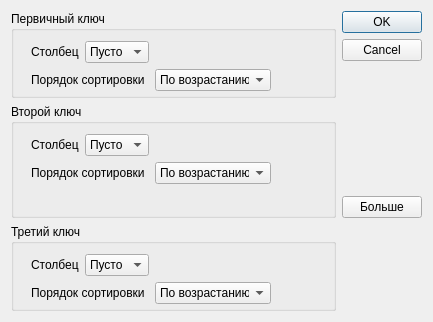
<?xml version="1.0" encoding="UTF-8"?>
<ui version="4.0">
 <class>Sort</class>
 <widget class="QDialog" name="Sort">
  <property name="geometry">
   <rect>
    <x>0</x>
    <y>0</y>
    <width>433</width>
    <height>322</height>
   </rect>
  </property>
  <property name="windowTitle">
   <string>Sort</string>
  </property>
  <layout class="QGridLayout" name="gridLayout_4">
   <item row="0" column="0">
    <widget class="QGroupBox" name="firstGroupBox">
     <property name="title">
      <string>Первичный ключ</string>
     </property>
     <widget class="QWidget" name="">
      <property name="geometry">
       <rect>
        <x>20</x>
        <y>30</y>
        <width>240</width>
        <height>52</height>
       </rect>
      </property>
      <layout class="QGridLayout" name="gridLayout">
       <item row="0" column="0">
        <widget class="QLabel" name="label">
         <property name="text">
          <string>Столбец</string>
         </property>
        </widget>
       </item>
       <item row="0" column="1">
        <widget class="QComboBox" name="firstColumnCombo">
         <item>
          <property name="text">
           <string>Пусто</string>
          </property>
         </item>
        </widget>
       </item>
       <item row="0" column="2">
        <spacer name="horizontalSpacer">
         <property name="orientation">
          <enum>Qt::Orientation::Horizontal</enum>
         </property>
         <property name="sizeHint" stdset="0">
          <size>
           <width>40</width>
           <height>20</height>
          </size>
         </property>
        </spacer>
       </item>
       <item row="1" column="0" colspan="2">
        <widget class="QLabel" name="label_2">
         <property name="text">
          <string>Порядок сортировки</string>
         </property>
        </widget>
       </item>
       <item row="1" column="2">
        <widget class="QComboBox" name="firstOrderCombo">
         <item>
          <property name="text">
           <string>По возрастанию</string>
          </property>
         </item>
         <item>
          <property name="text">
           <string>По убыванию</string>
          </property>
         </item>
        </widget>
       </item>
      </layout>
     </widget>
    </widget>
   </item>
   <item row="0" column="1">
    <widget class="QDialogButtonBox" name="buttonBox">
     <property name="orientation">
      <enum>Qt::Orientation::Vertical</enum>
     </property>
     <property name="standardButtons">
      <set>QDialogButtonBox::StandardButton::Cancel|QDialogButtonBox::StandardButton::Ok</set>
     </property>
    </widget>
   </item>
   <item row="1" column="0" rowspan="2">
    <widget class="QGroupBox" name="secondGroupBox">
     <property name="title">
      <string>Второй ключ</string>
     </property>
     <widget class="QWidget" name="layoutWidget">
      <property name="geometry">
       <rect>
        <x>20</x>
        <y>30</y>
        <width>240</width>
        <height>52</height>
       </rect>
      </property>
      <layout class="QGridLayout" name="gridLayout_2">
       <item row="0" column="0">
        <widget class="QLabel" name="label_3">
         <property name="text">
          <string>Столбец</string>
         </property>
        </widget>
       </item>
       <item row="0" column="1">
        <widget class="QComboBox" name="secondColumnCombo">
         <item>
          <property name="text">
           <string>Пусто</string>
          </property>
         </item>
        </widget>
       </item>
       <item row="0" column="2">
        <spacer name="horizontalSpacer_2">
         <property name="orientation">
          <enum>Qt::Orientation::Horizontal</enum>
         </property>
         <property name="sizeHint" stdset="0">
          <size>
           <width>40</width>
           <height>20</height>
          </size>
         </property>
        </spacer>
       </item>
       <item row="1" column="0" colspan="2">
        <widget class="QLabel" name="label_4">
         <property name="text">
          <string>Порядок сортировки</string>
         </property>
        </widget>
       </item>
       <item row="1" column="2">
        <widget class="QComboBox" name="secondOrderCombo">
         <item>
          <property name="text">
           <string>По возрастанию</string>
          </property>
         </item>
         <item>
          <property name="text">
           <string>По убыванию</string>
          </property>
         </item>
        </widget>
       </item>
      </layout>
     </widget>
    </widget>
   </item>
   <item row="1" column="1">
    <spacer name="verticalSpacer">
     <property name="orientation">
      <enum>Qt::Orientation::Vertical</enum>
     </property>
     <property name="sizeHint" stdset="0">
      <size>
       <width>20</width>
       <height>85</height>
      </size>
     </property>
    </spacer>
   </item>
   <item row="2" column="1">
    <widget class="QPushButton" name="moreButton">
     <property name="text">
      <string>Больше</string>
     </property>
     <property name="checkable">
      <bool>true</bool>
     </property>
    </widget>
   </item>
   <item row="3" column="0">
    <widget class="QGroupBox" name="thirdGroupBox">
     <property name="title">
      <string>Третий ключ</string>
     </property>
     <widget class="QWidget" name="layoutWidget_2">
      <property name="geometry">
       <rect>
        <x>20</x>
        <y>30</y>
        <width>240</width>
        <height>52</height>
       </rect>
      </property>
      <layout class="QGridLayout" name="gridLayout_3">
       <item row="0" column="0">
        <widget class="QLabel" name="label_5">
         <property name="text">
          <string>Столбец</string>
         </property>
        </widget>
       </item>
       <item row="0" column="1">
        <widget class="QComboBox" name="thirdColumnCombo">
         <item>
          <property name="text">
           <string>Пусто</string>
          </property>
         </item>
        </widget>
       </item>
       <item row="0" column="2">
        <spacer name="horizontalSpacer_3">
         <property name="orientation">
          <enum>Qt::Orientation::Horizontal</enum>
         </property>
         <property name="sizeHint" stdset="0">
          <size>
           <width>40</width>
           <height>20</height>
          </size>
         </property>
        </spacer>
       </item>
       <item row="1" column="0" colspan="2">
        <widget class="QLabel" name="label_6">
         <property name="text">
          <string>Порядок сортировки</string>
         </property>
        </widget>
       </item>
       <item row="1" column="2">
        <widget class="QComboBox" name="thirdOrderCombo">
         <item>
          <property name="text">
           <string>По возрастанию</string>
          </property>
         </item>
         <item>
          <property name="text">
           <string>По убыванию</string>
          </property>
         </item>
        </widget>
       </item>
      </layout>
     </widget>
    </widget>
   </item>
   <item row="3" column="1">
    <spacer name="verticalSpacer_2">
     <property name="orientation">
      <enum>Qt::Orientation::Vertical</enum>
     </property>
     <property name="sizeHint" stdset="0">
      <size>
       <width>20</width>
       <height>84</height>
      </size>
     </property>
    </spacer>
   </item>
  </layout>
 </widget>
 <tabstops>
  <tabstop>firstColumnCombo</tabstop>
  <tabstop>firstOrderCombo</tabstop>
  <tabstop>secondColumnCombo</tabstop>
  <tabstop>secondOrderCombo</tabstop>
  <tabstop>thirdColumnCombo</tabstop>
  <tabstop>thirdOrderCombo</tabstop>
  <tabstop>moreButton</tabstop>
 </tabstops>
 <resources/>
 <connections>
  <connection>
   <sender>buttonBox</sender>
   <signal>accepted()</signal>
   <receiver>Sort</receiver>
   <slot>accept()</slot>
   <hints>
    <hint type="sourcelabel">
     <x>349</x>
     <y>95</y>
    </hint>
    <hint type="destinationlabel">
     <x>157</x>
     <y>274</y>
    </hint>
   </hints>
  </connection>
  <connection>
   <sender>buttonBox</sender>
   <signal>rejected()</signal>
   <receiver>Sort</receiver>
   <slot>reject()</slot>
   <hints>
    <hint type="sourcelabel">
     <x>375</x>
     <y>95</y>
    </hint>
    <hint type="destinationlabel">
     <x>286</x>
     <y>274</y>
    </hint>
   </hints>
  </connection>
  <connection>
   <sender>moreButton</sender>
   <signal>toggled(bool)</signal>
   <receiver>secondGroupBox</receiver>
   <slot>setVisible(bool)</slot>
   <hints>
    <hint type="sourcelabel">
     <x>390</x>
     <y>207</y>
    </hint>
    <hint type="destinationlabel">
     <x>340</x>
     <y>142</y>
    </hint>
   </hints>
  </connection>
  <connection>
   <sender>moreButton</sender>
   <signal>toggled(bool)</signal>
   <receiver>thirdGroupBox</receiver>
   <slot>setVisible(bool)</slot>
   <hints>
    <hint type="sourcelabel">
     <x>408</x>
     <y>214</y>
    </hint>
    <hint type="destinationlabel">
     <x>342</x>
     <y>294</y>
    </hint>
   </hints>
  </connection>
 </connections>
</ui>
